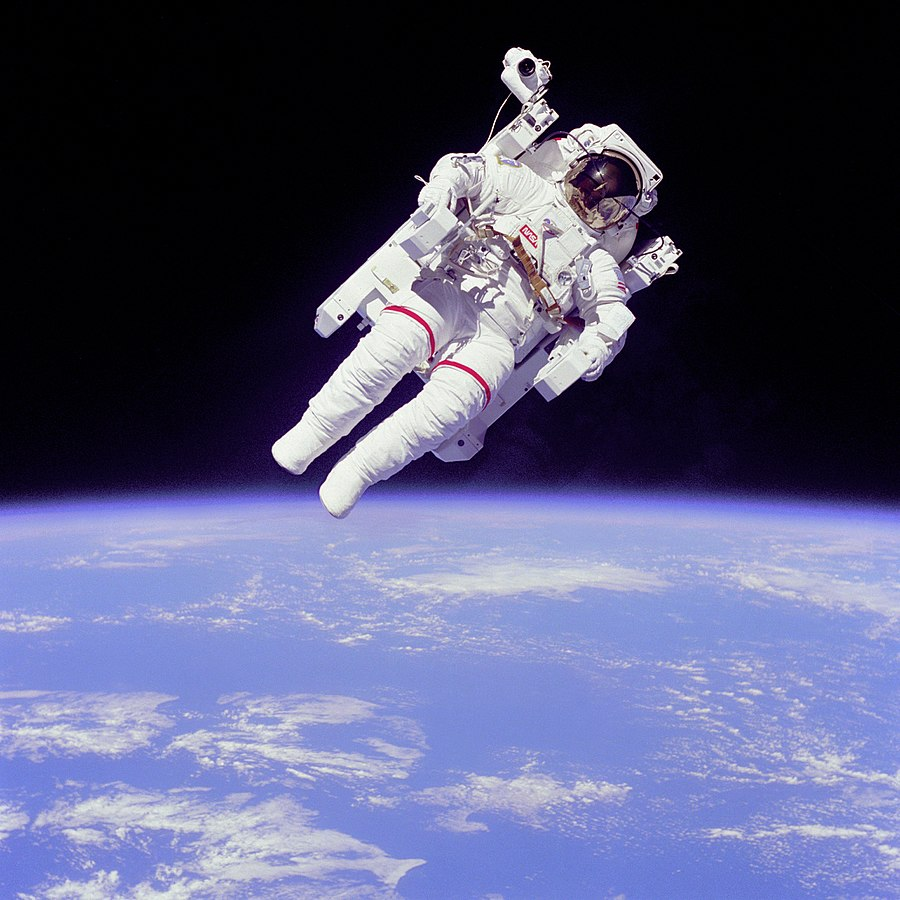
#> input picture image_analyse/900px-Astronaut-EVA.jpg, 900 x 900 px
$ python 'Extracting Bivariate Histograms from Images.py'
#> lines starting #> are read from the running program, lines starting #| are printed output that depends on the picture
import matplotlib.pyplot as plt

# Load the image into an array: image
image = plt.imread('900px-Astronaut-EVA.jpg')
#> image is the input picture: shape (900, 900, 3); mean R, G, B 86.4, 88.5, 121.1

# Extract RGB channels and flatten into 1-D array
red, blue, green = image[:, :, 0], image[:, :, 1], image[:, :, 2]
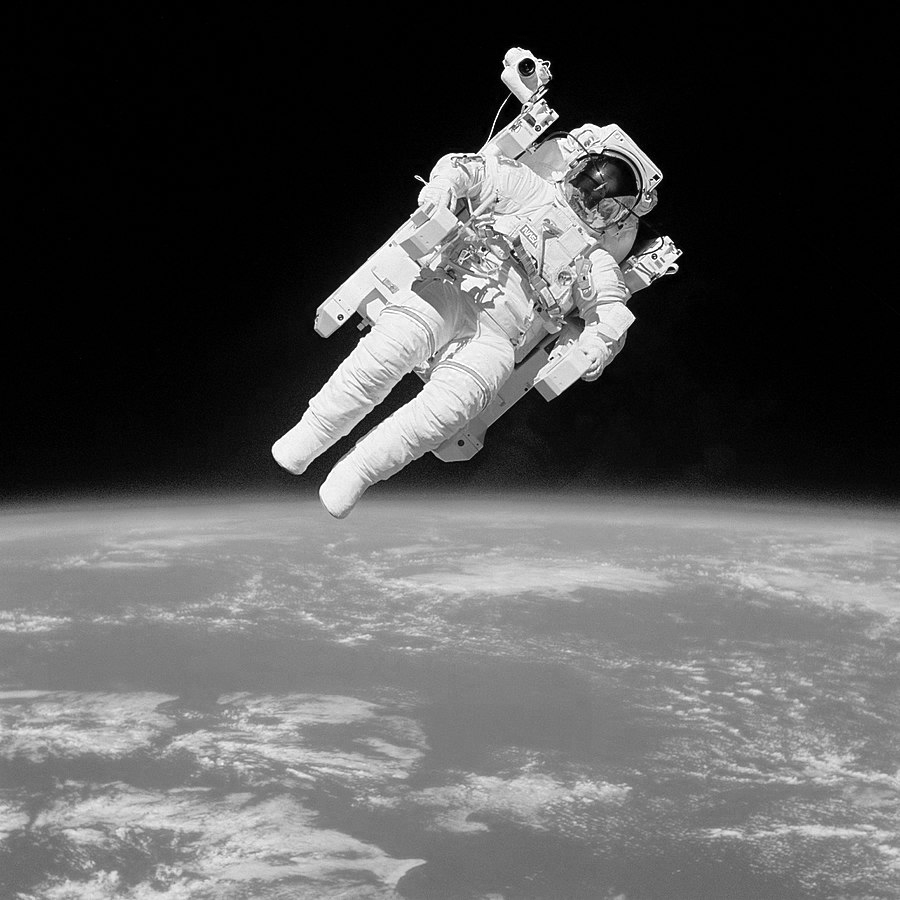
#> red: shape (900, 900); min 0, max 255, mean 86.4
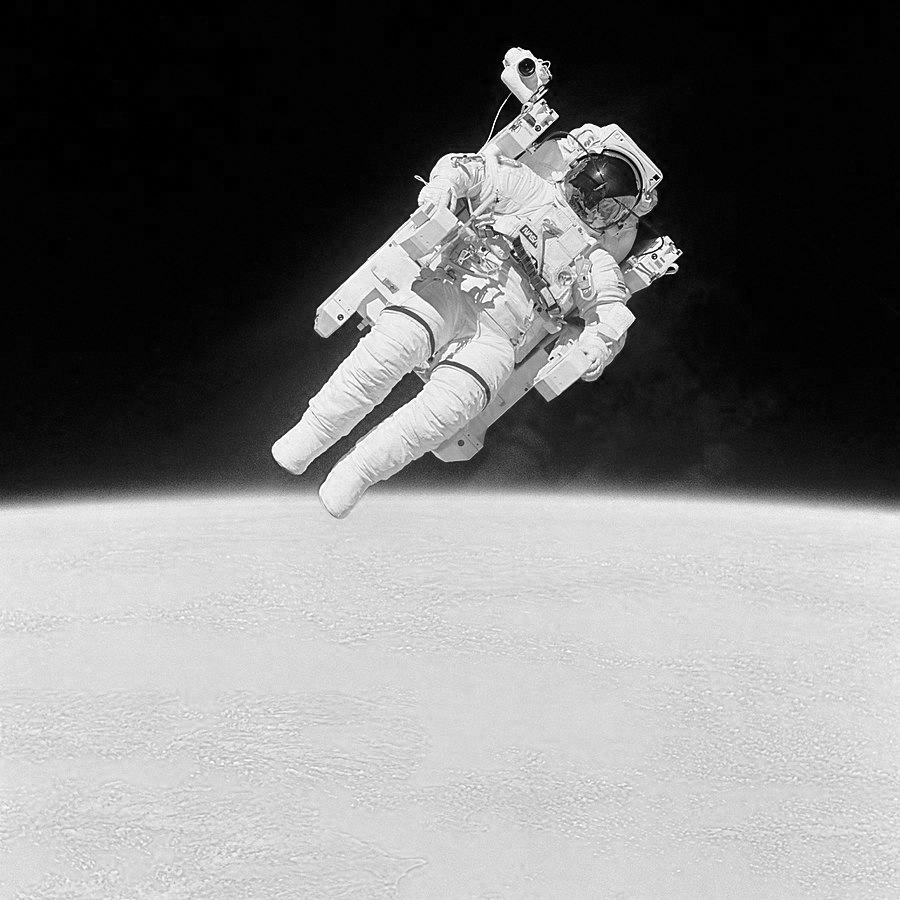
#> green: shape (900, 900); min 0, max 255, mean 121.1
red_pixels = red.flatten()
blue_pixels = blue.flatten()
green_pixels = green.flatten()

# Generate a 2-D histogram of the red and green pixels
plt.subplot(2, 2, 1)
plt.grid('off')
plt.xticks(rotation=60)
plt.xlabel('red')
plt.ylabel('green')
plt.hist2d(red_pixels, green_pixels, bins=(32, 32))

# Generate a 2-D histogram of the green and blue pixels
plt.subplot(2, 2, 2)
plt.grid('off')
plt.xticks(rotation=60)
plt.xlabel('green')
plt.ylabel('blue')
plt.hist2d(green_pixels, blue_pixels, bins=(32, 32))

# Generate a 2-D histogram of the blue and red pixels
plt.subplot(2, 2, 3)
plt.grid('off')
plt.xticks(rotation=60)
plt.xlabel('blue')
plt.ylabel('red')
plt.hist2d(blue_pixels, red_pixels, bins=(32, 32))

# Display the plot
plt.show()
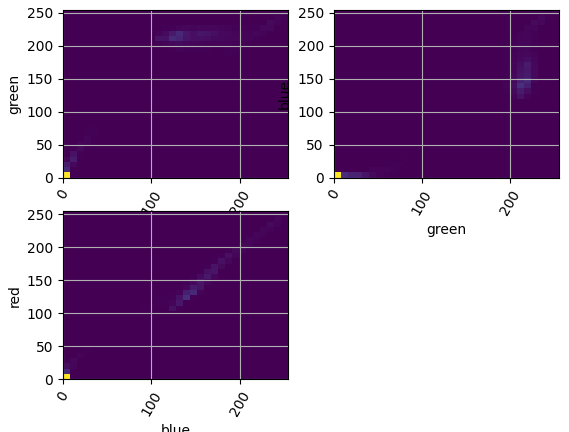
#> figure drawn by matplotlib, 3 panels
